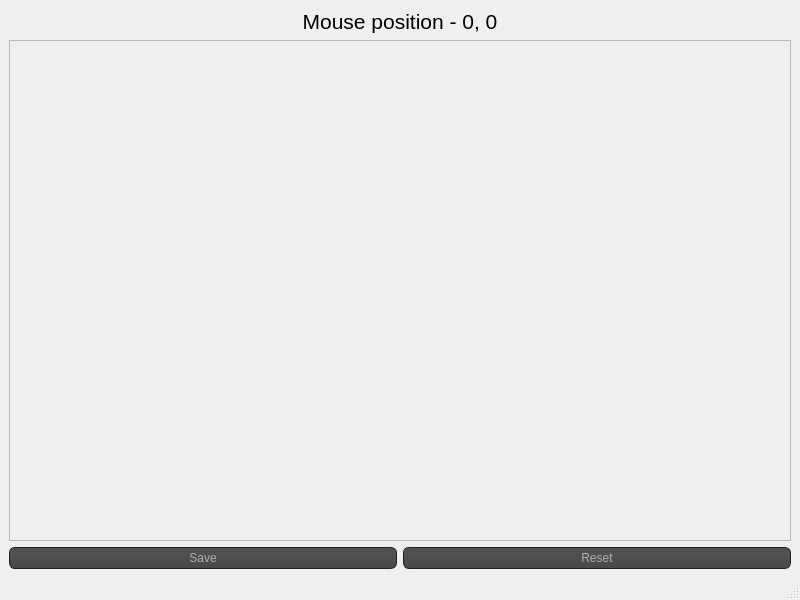
<?xml version="1.0" encoding="UTF-8"?>
<ui version="4.0">
 <class>MainWindow</class>
 <widget class="QMainWindow" name="MainWindow">
  <property name="geometry">
   <rect>
    <x>0</x>
    <y>0</y>
    <width>800</width>
    <height>600</height>
   </rect>
  </property>
  <property name="windowTitle">
   <string>Size off</string>
  </property>
  <property name="windowIcon">
   <iconset>
    <normaloff>../Icons/find.svg</normaloff>../Icons/find.svg</iconset>
  </property>
  <property name="styleSheet">
   <string notr="true">QToolTip
{
     border: 1px solid black;
     background-color: #ffa02f;
     padding: 1px;
     border-radius: 3px;
     opacity: 100;
}

QPushButton
{
    color: #b1b1b1;
    background-color: QLinearGradient( x1: 0, y1: 0, x2: 0, y2: 1, stop: 0 #565656, stop: 0.1 #525252, stop: 0.5 #4e4e4e, stop: 0.9 #4a4a4a, stop: 1 #464646);
    border-width: 1px;
    border-color: #1e1e1e;
    border-style: solid;
    border-radius: 6;
    padding: 3px;
    font-size: 12px;
    padding-left: 5px;
    padding-right: 5px;
}

QPushButton:pressed
{
    background-color: QLinearGradient( x1: 0, y1: 0, x2: 0, y2: 1, stop: 0 #2d2d2d, stop: 0.1 #2b2b2b, stop: 0.5 #292929, stop: 0.9 #282828, stop: 1 #252525);
}
</string>
  </property>
  <widget class="QWidget" name="centralwidget">
   <layout class="QVBoxLayout" name="verticalLayout" stretch="0,0,0">
    <item>
     <widget class="QLabel" name="positin_label">
      <property name="font">
       <font>
        <pointsize>16</pointsize>
       </font>
      </property>
      <property name="text">
       <string>Mouse position - 0, 0</string>
      </property>
      <property name="alignment">
       <set>Qt::AlignCenter</set>
      </property>
     </widget>
    </item>
    <item>
     <widget class="QScrollArea" name="scrollArea">
      <property name="widgetResizable">
       <bool>true</bool>
      </property>
      <widget class="QWidget" name="scrollAreaWidgetContents">
       <property name="geometry">
        <rect>
         <x>0</x>
         <y>0</y>
         <width>780</width>
         <height>499</height>
        </rect>
       </property>
       <layout class="QVBoxLayout" name="verticalLayout_2">
        <item>
         <widget class="label_2" name="label_2">
          <property name="mouseTracking">
           <bool>true</bool>
          </property>
          <property name="focusPolicy">
           <enum>Qt::NoFocus</enum>
          </property>
          <property name="contextMenuPolicy">
           <enum>Qt::DefaultContextMenu</enum>
          </property>
          <property name="autoFillBackground">
           <bool>false</bool>
          </property>
          <property name="text">
           <string/>
          </property>
         </widget>
        </item>
       </layout>
      </widget>
     </widget>
    </item>
    <item>
     <layout class="QHBoxLayout" name="horizontalLayout">
      <item>
       <widget class="QPushButton" name="SaveChangedPic">
        <property name="text">
         <string>Save</string>
        </property>
       </widget>
      </item>
      <item>
       <widget class="QPushButton" name="resetPicture">
        <property name="text">
         <string>Reset</string>
        </property>
       </widget>
      </item>
     </layout>
    </item>
   </layout>
  </widget>
  <widget class="QStatusBar" name="statusbar"/>
 </widget>
 <customwidgets>
  <customwidget>
   <class>label_2</class>
   <extends>QLabel</extends>
   <header>label_2.h</header>
  </customwidget>
 </customwidgets>
 <resources/>
 <connections/>
</ui>
